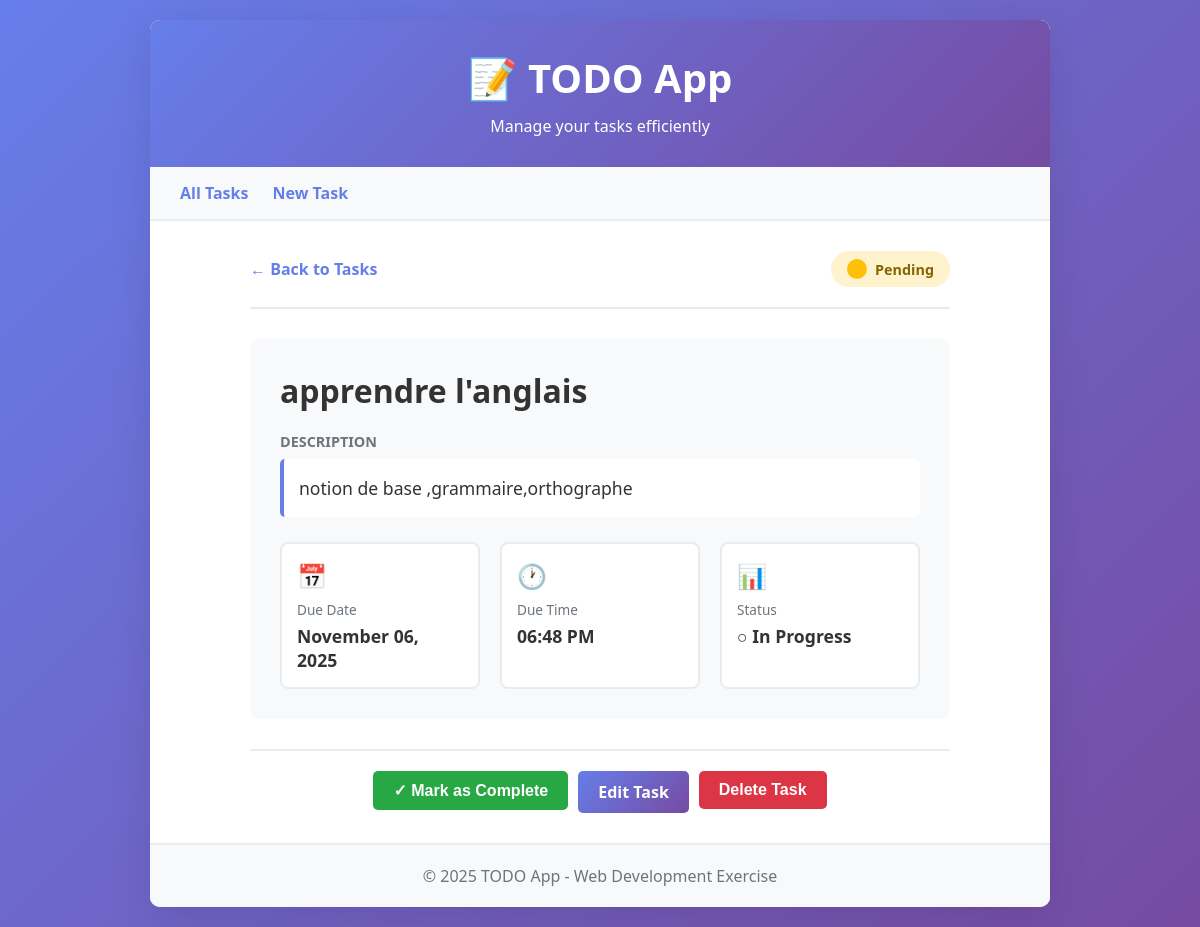
Page /2/ on the committed database.
### todo/models.py (models this page shows, shortened)
class Task(models.Model):
    title = models.CharField(max_length=200)
    description = models.TextField(blank=True, null=True)
    completed = models.BooleanField(default=False)
    due_date = models.DateField(blank=True, null=True)
    due_time = models.TimeField(blank=True, null=True)
    created_at = models.DateTimeField(auto_now_add=True)
    updated_at = models.DateTimeField(auto_now=True)
    class Meta:
        ordering = ['-created_at']  # Les plus récents en premier

### todo/views.py (the view)
# urls.py: path('<int:pk>/', views.task_detail, name='task_detail'),
def task_detail(request, pk):
    task = get_object_or_404(Task, pk=pk)
    return render(request, 'task_detail.html', {'task': task})

### todo/templates/task_detail.html (shortened to what this page needs)
{% extends 'base.html' %}
{% block content %}
<div class="task-detail">
    <div class="task-detail-header">
        <a href="{% url 'task_list' %}" class="back-link">
            ← Back to Tasks
        </a>
        <span class="status-badge {% if task.completed %}completed{% else %}pending{% endif %}">
            <span class="status-indicator {% if task.completed %}status-completed{% else %}status-pending{% endif %}"></span>
            {% if task.completed %}Completed{% else %}Pending{% endif %}
        </span>
    </div>
    <div class="task-detail-card">
        <h1 class="task-detail-title">
            {{ task.title }}
        </h1>
        {% if task.description %}
        <div class="task-detail-section">
            <span class="section-label">Description</span>
            <div class="section-content">
                {{ task.description|linebreaks }}
            </div>
        </div>
        {% endif %}
        <div class="task-meta-grid">
            {% if task.due_date %}
            <div class="meta-item">
                <div class="meta-icon">📅</div>
                <div class="meta-label">Due Date</div>
                <div class="meta-value">{{ task.due_date|date:"F d, Y" }}</div>
            </div>
            {% endif %}
            {% if task.due_time %}
            <div class="meta-item">
                <div class="meta-icon">🕐</div>
                <div class="meta-label">Due Time</div>
                <div class="meta-value">{{ task.due_time|time:"h:i A" }}</div>
            </div>
            {% endif %}
            <div class="meta-item">
                <div class="meta-icon">📊</div>
                <div class="meta-label">Status</div>
                <div class="meta-value">
                    {% if task.completed %}✓ Completed{% else %}○ In Progress{% endif %}
                </div>
            </div>
        </div>
    </div>
    <div class="action-buttons">
        {% if not task.completed %}
        <form method="post" action="{% url 'task_toggle' task.id %}" style="display: inline;">
            <button type="submit" class="btn btn-success">✓ Mark as Complete</button>
        </form>
        {% else %}
        <form method="post" action="{% url 'task_toggle' task.id %}" style="display: inline;">
            {% csrf_token %}
            <button type="submit" class="btn btn-secondary">○ Mark as Incomplete</button>
        </form>
        {% endif %}
        <a href="{% url 'task_update' task.id %}" class="btn btn-primary">Edit Task</a>
        <form method="post" action="{% url 'task_delete' task.id %}" style="display: inline;" onsubmit="return confirm('Are you sure you want to delete this task?');">
            <button type="submit" class="btn btn-danger">Delete Task</button>
        </form>
    </div>
</div>
{% endblock %}

### todo/templates/base.html (style rules this page uses)
* { margin: 0; padding: 0; box-sizing: border-box; }
body { font-family: 'Segoe UI', Tahoma, Geneva, Verdana, sans-serif; background: linear-gradient(135deg, #667eea 0%, #764ba2 100%); min-height: 100vh; padding: 20px; }
.btn { display: inline-block; padding: 10px 20px; border: none; border-radius: 5px; cursor: pointer; text-decoration: none; font-size: 16px; transition: all 0.3s; font-weight: 600; }
.btn-primary { background: linear-gradient(135deg, #667eea 0%, #764ba2 100%); color: white; }
.btn-danger { background: #dc3545; color: white; }
.btn-success { background: #28a745; color: white; }

### todo/templates/task_detail.html (style rules this page uses)
.task-detail { max-width: 700px; margin: 0 auto; }
.task-detail-header { display: flex; justify-content: space-between; align-items: center; margin-bottom: 30px; padding-bottom: 20px; border-bottom: 2px solid #e9ecef; }
.back-link { color: #667eea; text-decoration: none; display: flex; align-items: center; gap: 5px; font-weight: 600; }
.task-detail-card { background: #f8f9fa; border-radius: 10px; padding: 30px; margin-bottom: 20px; }
.task-detail-title { font-size: 2em; color: #333; margin-bottom: 20px; display: flex; align-items: center; gap: 15px; }
.status-indicator { width: 20px; height: 20px; border-radius: 50%; display: inline-block; }
.status-pending { background: #ffc107; }
.task-detail-section { margin-bottom: 25px; }
.section-label { font-weight: 600; color: #6c757d; font-size: 0.9em; text-transform: uppercase; margin-bottom: 8px; display: block; }
.section-content { color: #333; font-size: 1.1em; line-height: 1.6; padding: 15px; background: white; border-radius: 5px; border-left: 4px solid #667eea; }
.task-meta-grid { display: grid; grid-template-columns: repeat(auto-fit, minmax(200px, 1fr)); gap: 20px; margin-top: 20px; }
.meta-item { background: white; padding: 15px; border-radius: 8px; border: 2px solid #e9ecef; }
.meta-icon { font-size: 1.5em; margin-bottom: 8px; }
.meta-label { font-size: 0.85em; color: #6c757d; margin-bottom: 5px; }
.meta-value { font-size: 1.1em; color: #333; font-weight: 600; }
.action-buttons { display: flex; gap: 10px; justify-content: center; margin-top: 30px; padding-top: 20px; border-top: 2px solid #e9ecef; }
.status-badge { display: inline-flex; align-items: center; gap: 8px; padding: 8px 16px; border-radius: 20px; font-weight: 600; font-size: 0.9em; }
.status-badge.pending { background: #fff3cd; color: #856404; }

### rows in the picture
Task: title "apprendre l'anglais", description "notion de base ,grammaire,orthographe", due_date "November 06, 2025", due_time "06:48 PM"
